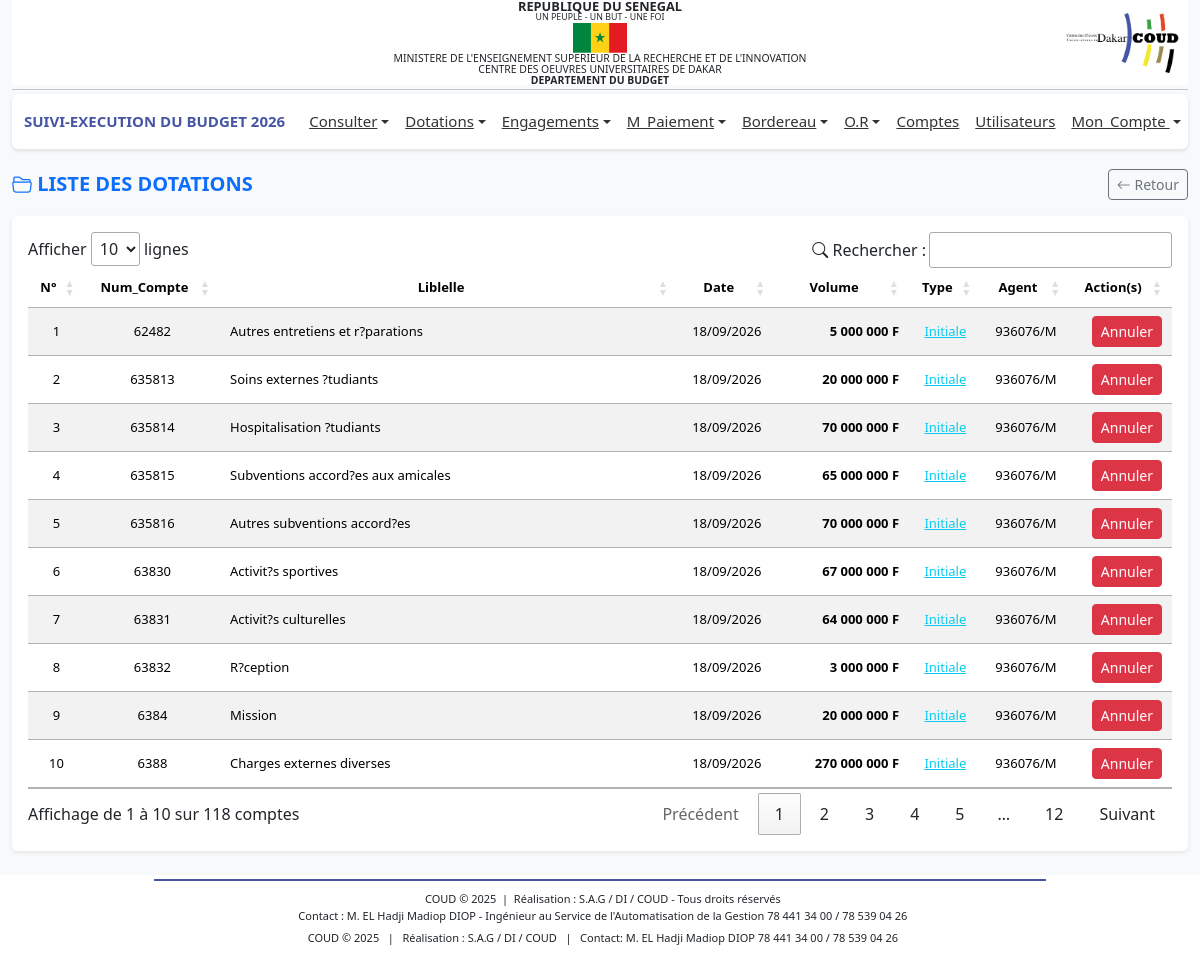
The app's page /profiles/dotations/liste_dotations.php (signed in) with its own data.
### tables this page shows
CREATE TABLE IF NOT EXISTS `bud_dotations` (
  `idDot` int NOT NULL AUTO_INCREMENT,
  `date` date DEFAULT NULL,
  `volume` decimal(13,2) DEFAULT NULL,
  `dateSys` datetime DEFAULT CURRENT_TIMESTAMP,
  `type` varchar(50) DEFAULT NULL,
  `an` year DEFAULT NULL,
  `idUser` int DEFAULT NULL,
  `idCompte` int DEFAULT NULL,
  PRIMARY KEY (`idDot`),
  KEY `idUser` (`idUser`),
  KEY `idCompte` (`idCompte`)
);

CREATE TABLE IF NOT EXISTS `bud_compte` (
  `idCompte` int NOT NULL AUTO_INCREMENT,
  `numCompte` varchar(100) DEFAULT NULL,
  `code` varchar(50) DEFAULT NULL,
  `dateSys` datetime DEFAULT CURRENT_TIMESTAMP,
  `libelle` varchar(255) DEFAULT NULL,
  `idCp` int DEFAULT NULL,
  PRIMARY KEY (`idCompte`),
  UNIQUE KEY `numCompte` (`numCompte`),
  KEY `idCp` (`idCp`)
);

CREATE TABLE IF NOT EXISTS `bud_users` (
  `idUser` int NOT NULL AUTO_INCREMENT,
  `nom` varchar(100) DEFAULT NULL,
  `log` varchar(100) DEFAULT NULL,
  `mdp` varchar(255) DEFAULT NULL,
  `email` varchar(100) DEFAULT NULL,
  `priv` varchar(100) DEFAULT NULL,
  `telephone` varchar(20) DEFAULT NULL,
  `sexe` varchar(15) DEFAULT NULL,
  `type_mdp` varchar(50) DEFAULT NULL,
  `statut` tinyint(1) NOT NULL DEFAULT '1',
  `date_sys` date NOT NULL,
  `an` varchar(10) DEFAULT NULL,
  PRIMARY KEY (`idUser`),
  UNIQUE KEY `log` (`log`),
  UNIQUE KEY `email` (`email`)
);

### includes/fonctions.php (called while the page is built, shortened)
<?php
function connexionBD()
{
    $connexion = mysqli_connect('localhost', 'root', '', 'budget_db_2024') or
        die('Serveur inaccessible. Merci de reessayer plus tard.');
    return $connexion;
}
$connexion = connexionBD();
function getAllDotations()
{
    global $connexion;
    $anneeEnCours = $_SESSION['an'];
    $query = "
        SELECT
            d.idDot,
            d.date,
            d.volume,
            d.dateSys,
            d.type,
            u.idUser,
            u.nom AS nomUser,
            u.log,
            u.email,
            c.idCompte,
            c.numCompte,
            c.libelle AS libelleCompte
        FROM bud_dotations d
        INNER JOIN bud_users u ON d.idUser = u.idUser
        INNER JOIN bud_compte c ON d.idCompte = c.idCompte
        WHERE d.an = '$anneeEnCours'
        ORDER BY d.dateSys DESC
    ";
    $result = $connexion->query($query);
    if ($result && $result->num_rows > 0) {
        return $result->fetch_all(MYSQLI_ASSOC);
    } else {
        return [];
    }
}
function isDotationUsed($idDotation)
{
    global $connexion;
    $query = '
        SELECT 1
        FROM bud_dotations d
        INNER JOIN bud_engagements e ON d.idCompte = e.idCompte
        WHERE d.idDot = ?
        LIMIT 1
    ';
    $stmt = $connexion->prepare($query);
    $stmt->bind_param('i', $idDotation);
    $stmt->execute();
    $stmt->store_result();
    return $stmt->num_rows > 0;
}
?>

### profiles/dotations/liste_dotations.php (the view, shortened to what this page needs)
<?php include '../../includes/fonctions.php';?>
<?php include '../../includes/header.php';?>
<link rel="stylesheet" href="https://cdn.datatables.net/1.13.6/css/jquery.dataTables.min.css">
<link rel="stylesheet" href="https://cdn.jsdelivr.net/npm/bootstrap-icons@1.11.3/font/bootstrap-icons.css">
<main class="container-fluid mt-3">
    <div class="d-flex justify-content-between align-items-center mb-3">
        <h5 class="mb-0 text-primary fw-bold">
            <i class="bi bi-folder2-open"></i> LISTE DES DOTATIONS
        </h5>
        <a href="javascript:history.back()" class="btn btn-outline-secondary btn-sm">
            <i class="bi bi-arrow-left"></i> Retour
        </a>
    </div>
    <div class="card shadow-sm border-0">
        <div class="card-body">
            <table id="tableComptes" class="table table-striped table-hover align-middle">
                <thead class="text-white" style="background-color: #4655a4;">
                    <tr>
                        <th>N°</th>
                        <th>Num_Compte</th>
                        <th>Liblelle</th>
                        <th>Date</th>
                        <th>Volume</th>
                        <th>Type</th>
                        <th>Agent</th>
                        <th>Action(s)</th>
                    </tr>
                </thead>
                <tbody>
                    <?php
                $dotations = getAllDotations();
                $n = 1;
                if (!empty($dotations)) :
                    foreach ($dotations as $dotation) : ?>
                    <tr>
                        <td><?= $n++; ?></td>
                        <td><?= $dotation['numCompte']; ?></td>
                        <td class="text-align-left libelle"><?= $dotation['libelleCompte']; ?></td>
                        <td><?= date('d/m/Y', strtotime($dotation['date'])); ?></td>
                        <td class="fw-bold somme"><?= number_format($dotation['volume'], 0, ',', ' '); ?> F</td>
                        <td>
                            <span
                                class="text-decoration-underline <?= ($dotation['type'] == 'initiale') ? 'text-info' : 'text-warning'; ?>">
                                <?= ucfirst($dotation['type']); ?>
                            </span>
                        </td>
                        <td><?= $dotation['log']; ?></td>
                        <td class="somme">
                            <?php if (!isDotationUsed($dotation['idDot'])): ?>
                            <a href="traitement_dot.php?suppr=<?= $dotation['idDot'] ?>" class="btn btn-sm btn-danger"
                                onclick="return confirm('Supprimer cette dotation ?')">
                                Annuler
                            </a>
                            <?php else: ?>
                            <span class="text-muted text-decoration-underline" title="Dotation utilisée">Annuler</span>
                            <?php endif; ?>
                        </td>
                    </tr>
                    <?php endforeach;?>
                    <?php endif; ?>
                </tbody>
            </table>
        </div>
    </div>
</main>
<?php include '../../includes/footer.php';?>
<link rel="stylesheet" href="https://cdn.datatables.net/buttons/2.4.2/css/buttons.dataTables.min.css">

### includes/header.php (style rules this page uses)
body { font-family: 'Segoe UI', Tahoma, sans-serif; background-color: #f8f9fa; margin: 0; display: flex; flex-direction: column; min-height: 100vh; }
main { flex: 1; }

### profiles/dotations/liste_dotations.php (style rules this page uses)
#tableComptes th, #tableComptes td { text-align: center !important; vertical-align: middle; font-size: 13px !important; }
#tableComptes .somme { text-align: right !important; }
#tableComptes .libelle { text-align: left !important; }

### records on screen
bud_dotations: idCompte.numCompte "62482", idCompte.libelle "Autres entretiens et r?parations", date "18/09/2026", volume "5 000 000", type "Initiale", idUser.log "936076/M"
bud_dotations: idCompte.numCompte "635813", idCompte.libelle "Soins externes ?tudiants", date "18/09/2026", volume "20 000 000", type "Initiale", idUser.log "936076/M"
bud_dotations: idCompte.numCompte "635814", idCompte.libelle "Hospitalisation ?tudiants", date "18/09/2026", volume "70 000 000", type "Initiale", idUser.log "936076/M"
bud_dotations: idCompte.numCompte "635815", idCompte.libelle "Subventions accord?es aux amicales", date "18/09/2026", volume "65 000 000", type "Initiale", idUser.log "936076/M"
bud_dotations: idCompte.numCompte "635816", idCompte.libelle "Autres subventions accord?es", date "18/09/2026", volume "70 000 000", type "Initiale", idUser.log "936076/M"
bud_dotations: idCompte.numCompte "63830", idCompte.libelle "Activit?s sportives", date "18/09/2026", volume "67 000 000", type "Initiale", idUser.log "936076/M"
bud_dotations: idCompte.numCompte "63831", idCompte.libelle "Activit?s culturelles", date "18/09/2026", volume "64 000 000", type "Initiale", idUser.log "936076/M"
bud_dotations: idCompte.numCompte "63832", idCompte.libelle "R?ception", date "18/09/2026", volume "3 000 000", type "Initiale", idUser.log "936076/M"
bud_dotations: idCompte.numCompte "6384", idCompte.libelle "Mission", date "18/09/2026", volume "20 000 000", type "Initiale", idUser.log "936076/M"
bud_dotations: idCompte.numCompte "6388", idCompte.libelle "Charges externes diverses", date "18/09/2026", volume "270 000 000", type "Initiale", idUser.log "936076/M"

### other values on screen
$_SESSION['an'] "2026"
